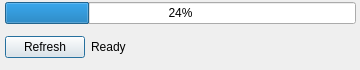
<?xml version="1.0" encoding="UTF-8"?>
<ui version="4.0">
 <class>MainWindow</class>
 <widget class="QDialog" name="MainWindow">
  <property name="geometry">
   <rect>
    <x>0</x>
    <y>0</y>
    <width>360</width>
    <height>70</height>
   </rect>
  </property>
  <property name="sizePolicy">
   <sizepolicy hsizetype="Minimum" vsizetype="Minimum">
    <horstretch>0</horstretch>
    <verstretch>0</verstretch>
   </sizepolicy>
  </property>
  <property name="windowTitle">
   <string>Cheetah Crawler</string>
  </property>
  <widget class="QWidget" name="verticalLayoutWidget">
   <property name="geometry">
    <rect>
     <x>5</x>
     <y>2</y>
     <width>351</width>
     <height>62</height>
    </rect>
   </property>
   <layout class="QVBoxLayout" name="verticalLayout">
    <item>
     <widget class="QProgressBar" name="progressBar">
      <property name="value">
       <number>24</number>
      </property>
     </widget>
    </item>
    <item>
     <layout class="QHBoxLayout" name="horizontalLayout">
      <item>
       <widget class="QPushButton" name="refreshButton">
        <property name="sizePolicy">
         <sizepolicy hsizetype="Fixed" vsizetype="Fixed">
          <horstretch>0</horstretch>
          <verstretch>0</verstretch>
         </sizepolicy>
        </property>
        <property name="text">
         <string>Refresh</string>
        </property>
       </widget>
      </item>
      <item>
       <widget class="QLabel" name="statusBar">
        <property name="text">
         <string>Ready</string>
        </property>
       </widget>
      </item>
     </layout>
    </item>
   </layout>
  </widget>
 </widget>
 <resources/>
 <connections/>
</ui>
